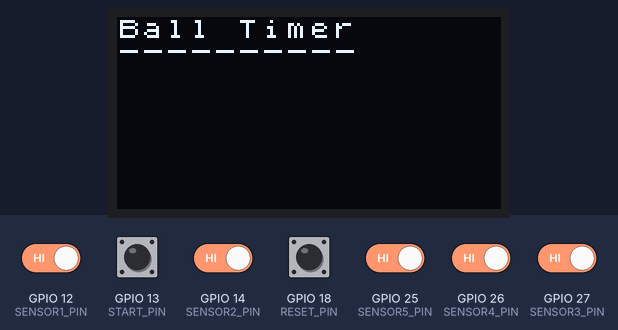
The program below on a simulated ESP32. Shown: 128×64 one-colour display. Inputs (shaded band) come from the test bench; at power-on: GPIO 12 (SENSOR1_PIN), GPIO 13 (START_PIN), GPIO 14 (SENSOR2_PIN), GPIO 18 (RESET_PIN), GPIO 25 (SENSOR5_PIN), GPIO 26 (SENSOR4_PIN), GPIO 27 (SENSOR3_PIN) HIGH. What the program prints to the serial monitor is not drawn.

Above: at 1.2 s.
1.3 s: GPIO 13 (START_PIN) pulled LOW for 0.15 s
At 1.41 s:
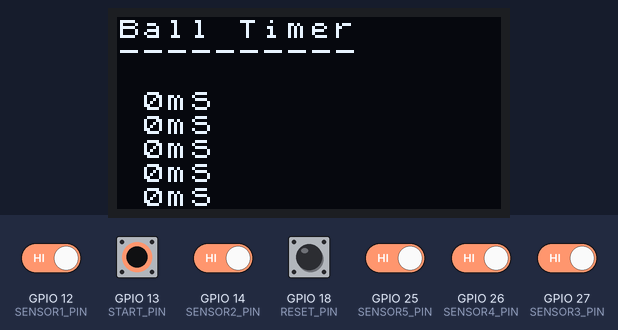
2.0 s: GPIO 25 (SENSOR5_PIN) driven LOW
At 3.2 s:
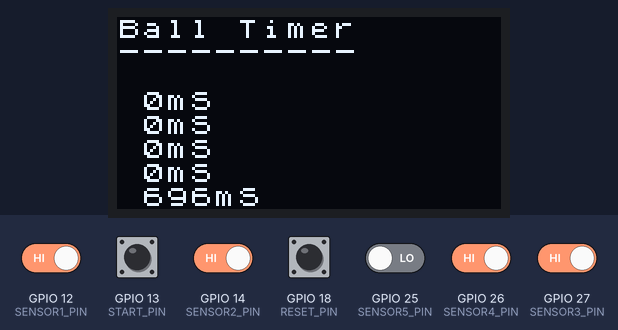
3.6 s: GPIO 12 (SENSOR1_PIN) driven LOW
At 3.83 s:
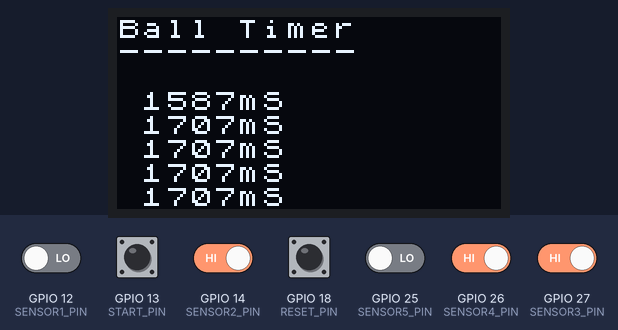
5.2 s: GPIO 14 (SENSOR2_PIN) driven LOW
At 5.44 s:
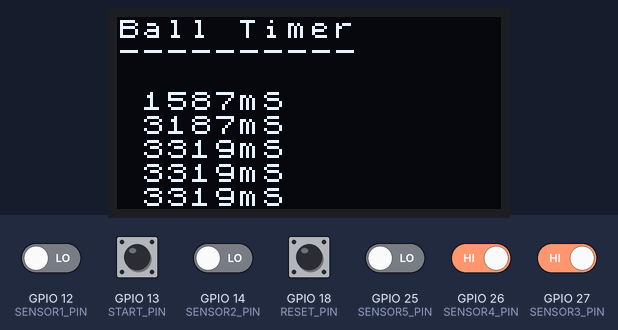
6.8 s: GPIO 26 (SENSOR4_PIN) driven LOW
At 7.04 s:
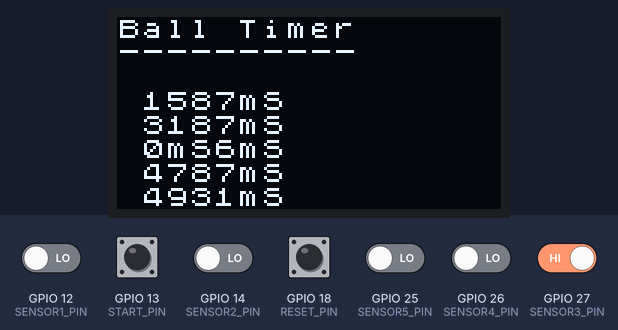
8.4 s: GPIO 27 (SENSOR3_PIN) driven LOW
At 8.65 s:
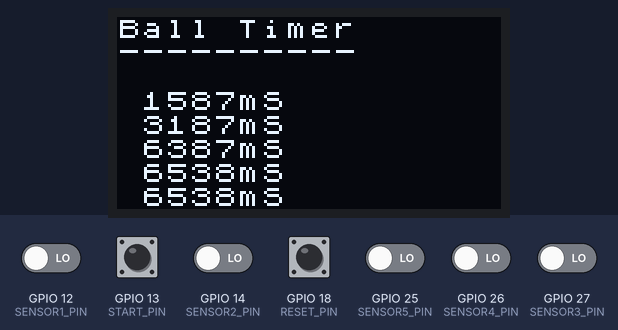
Timing chart, 0 to 11.0 s (numbered marks = the images above; inputs shaded):
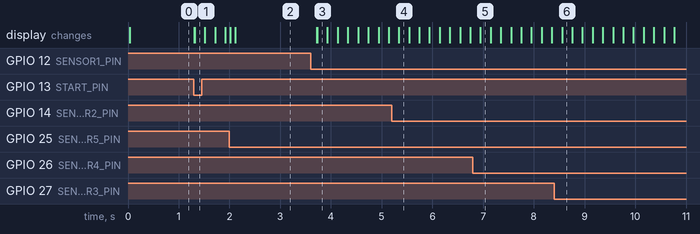

Measured:
- after the input at 1.3 s, the display: first changes at once (image 1 shows a later state)
- after the input at 3.6 s, the display: first changes after 0.12 s (image 3 shows a later state)

The program:

main.cpp
```cpp
// Example from here: https://robotzero.one/heltec-wifi-kit-32/
#include <Arduino.h>
#include <U8x8lib.h>

// the OLED used
U8X8_SSD1306_128X64_NONAME_SW_I2C u8x8(/* clock=*/ 15, /* data=*/ 4, /* reset=*/ 16);

#define DEBUG 1

// These define which pins on the ESP32 are used for reading the sensor values
// Interrupts are used.
// To support each of the 5 measurements, we need 6 pins, start pins and 5 others
#define START_PIN 13
#define SENSOR1_PIN 12
#define SENSOR2_PIN 14
#define SENSOR3_PIN 27
#define SENSOR4_PIN 26
#define SENSOR5_PIN 25

#define RESET_PIN 18

#define NUM_SENSORS 6

#define MAX_STR_LEN 32

// Current Position of ball
int ballPosition = -1;

// Times for each sensor
long timers[NUM_SENSORS - 1];

// Timer for ball drop
long timer = 0;

// Timer for display updates
long displayTimer = 0;

// Time ball passes first sensor
long startTime = 0;

// Flag to show timer running
int timerRunningFlag = false;

// Interrupt flags
int finish = false;
int finishTriggered = 0;
int start = false;
int startTriggered = 0;
int resetFlag = false;

// Forward declaration
void IRAM_ATTR startTimer();
void IRAM_ATTR resetTimer();
void IRAM_ATTR takeTime1();
void IRAM_ATTR takeTime2();
void IRAM_ATTR takeTime3();
void IRAM_ATTR takeTime4();
void IRAM_ATTR takeTime5();

/**
 * Update the display with the current running time.
 */
void updateDisplayTimes() {
  char timeString[MAX_STR_LEN];

  for (int i = 0; i < ballPosition; i++) {
    snprintf(timeString,MAX_STR_LEN,"%'ldmS",timers[i]);
    u8x8.drawString(1,3+i,timeString);
  }

  long elapsedTime = millis() - timer;
  snprintf(timeString,MAX_STR_LEN,"%'ldmS",elapsedTime);

  for (int i = ballPosition; i < NUM_SENSORS - 1; i++) {
    u8x8.drawString(1,3+i,timeString);
  }
}

/**
 * Reset to startup settings
 */
void reset() {
  #if DEBUG
  Serial.println("Reset occurred");
  #endif

  startTriggered = 0;
  start = false;
  finishTriggered = 0;
  finish = false;

  ballPosition = -1;

  timerRunningFlag = false;

  memset(timers,0,sizeof(timers));

  u8x8.clearLine(3);
  u8x8.clearLine(4);
  u8x8.clearLine(5);
  u8x8.clearLine(6);
  u8x8.clearLine(7);

  // Re attach the start interrupt
  attachInterrupt(digitalPinToInterrupt(RESET_PIN),resetTimer,FALLING);
  attachInterrupt(digitalPinToInterrupt(START_PIN),startTimer,FALLING);
  attachInterrupt(digitalPinToInterrupt(SENSOR1_PIN),takeTime1,FALLING);
  attachInterrupt(digitalPinToInterrupt(SENSOR2_PIN),takeTime2,FALLING);
  attachInterrupt(digitalPinToInterrupt(SENSOR3_PIN),takeTime3,FALLING);
  attachInterrupt(digitalPinToInterrupt(SENSOR4_PIN),takeTime4,FALLING);
  attachInterrupt(digitalPinToInterrupt(SENSOR5_PIN),takeTime5,FALLING);

  resetFlag = false;
}

/**
 * Setup method is called once at the start.
 */
void setup()
{
  #if DEBUG
  Serial.begin(115200);
  #endif

  // Enable the display
  u8x8.begin();
  u8x8.setFont(u8x8_font_chroma48medium8_r);

  // Setup the sensors
  pinMode(START_PIN, INPUT_PULLUP);
  pinMode(SENSOR1_PIN, INPUT_PULLUP);
  pinMode(SENSOR2_PIN, INPUT_PULLUP);
  pinMode(SENSOR3_PIN, INPUT_PULLUP);
  pinMode(SENSOR4_PIN, INPUT_PULLUP);
  pinMode(SENSOR5_PIN, INPUT_PULLUP);

  pinMode(RESET_PIN, INPUT_PULLUP);

  // Draw the static text on the display
  u8x8.drawString(0,0,"Ball Timer");
  u8x8.drawString(0,1,"----------");
  displayTimer = millis();

  reset();
}

// Main loop. Called repeatedly
void loop()
{
  // Start the timer running
  if (start && timerRunningFlag == false && finishTriggered == 0) {
    u8x8.clearLine(3);
    u8x8.clearLine(4);
    u8x8.clearLine(5);
    u8x8.clearLine(6);
    u8x8.clearLine(7);

    timerRunningFlag = true;
    timer = millis();
  }

  if (timerRunningFlag == true) {
    // Only update the display every 200mS
    if (millis() - displayTimer > 200) {
      displayTimer = millis();

      updateDisplayTimes();

#if DEBUG
      Serial.print("Ball Position: ");
      Serial.println(ballPosition);
#endif
    }
  }

  if (finish && timerRunningFlag == true) {
    timerRunningFlag = false;
    finish = false;

    updateDisplayTimes();

#if DEBUG
    Serial.println("Finished : ");
    for (int i = 0; i < NUM_SENSORS - 1; i++) {
      Serial.print(timers[i]);
      Serial.println("mS");
    }
#endif
  }

  if (resetFlag == true) {
    reset();
  }
}

/**
 * Interrupt handler for sensor 1
 */
void IRAM_ATTR takeTime1() {
  detachInterrupt(SENSOR1_PIN);
  ballPosition = 1;
  timers[0] = millis() - timer;
}

/**
 * Interrupt handler for sensor 2
 */
void IRAM_ATTR takeTime2() {
  detachInterrupt(SENSOR2_PIN);
  ballPosition = 2;
  timers[1] = millis() - timer;
}

/**
 * Interrupt handler for sensor 3
 */
void IRAM_ATTR takeTime3() {
  detachInterrupt(SENSOR3_PIN);
  ballPosition = 3;
  timers[2] = millis() - timer;
}

/**
 * Interrupt handler for sensor 4
 */
void IRAM_ATTR takeTime4() {
  detachInterrupt(SENSOR4_PIN);
  ballPosition = 4;
  timers[3] = millis() - timer;
}

/**
 * Interrupt handler for sensro 5, this is currently the last sensor
 */
void IRAM_ATTR takeTime5() {
  detachInterrupt(SENSOR5_PIN);
  ballPosition = 5;
  timers[4] = millis() - timer;
  finish = true;
}

/**
 * Interrupt handler for starting the timer when the ball passes it
 */
void IRAM_ATTR startTimer() {
  // Detach the start interrupt so we ignore the extra messages
  // The ball passing the sensor can generate > 100 interrupts
  detachInterrupt(START_PIN);

  ballPosition = 0;
  startTriggered++;
  start = true;
}

/**
 * Interrupt handler for resetting the timer
 */
void IRAM_ATTR resetTimer() {
  detachInterrupt(RESET_PIN);
  resetFlag = true;
}
```
